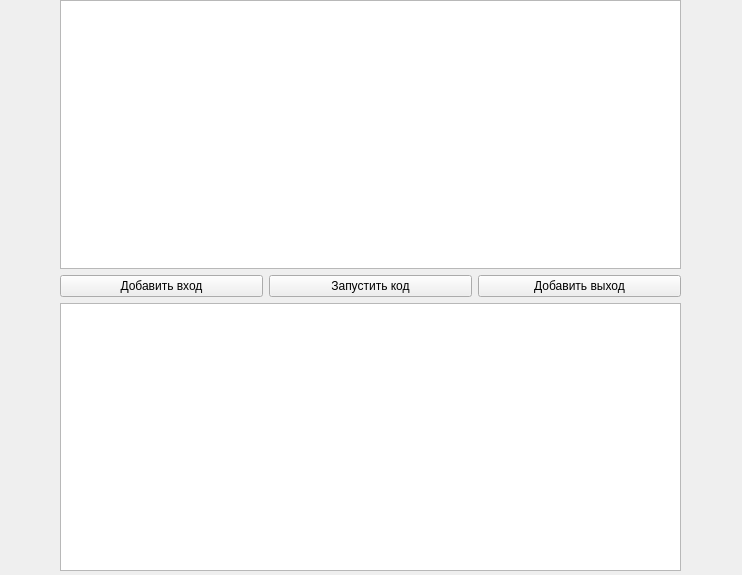
<?xml version="1.0" encoding="UTF-8"?>
<ui version="4.0">
 <class>ItemSettings</class>
 <widget class="QWidget" name="ItemSettings">
  <property name="geometry">
   <rect>
    <x>0</x>
    <y>0</y>
    <width>742</width>
    <height>575</height>
   </rect>
  </property>
  <property name="windowTitle">
   <string>Form</string>
  </property>
  <widget class="QWidget" name="verticalLayoutWidget">
   <property name="geometry">
    <rect>
     <x>0</x>
     <y>0</y>
     <width>61</width>
     <height>571</height>
    </rect>
   </property>
   <layout class="QVBoxLayout" name="vLayoutIn"/>
  </widget>
  <widget class="QWidget" name="verticalLayoutWidget_2">
   <property name="geometry">
    <rect>
     <x>680</x>
     <y>0</y>
     <width>61</width>
     <height>571</height>
    </rect>
   </property>
   <layout class="QVBoxLayout" name="vLayoutOut"/>
  </widget>
  <widget class="QWidget" name="gridLayoutWidget">
   <property name="geometry">
    <rect>
     <x>60</x>
     <y>0</y>
     <width>621</width>
     <height>571</height>
    </rect>
   </property>
   <layout class="QGridLayout" name="gLayout">
    <item row="1" column="2">
     <widget class="QPushButton" name="pbAddOut">
      <property name="text">
       <string>Добавить выход</string>
      </property>
     </widget>
    </item>
    <item row="0" column="0" colspan="3">
     <widget class="QTextEdit" name="teCode"/>
    </item>
    <item row="1" column="1">
     <widget class="QPushButton" name="pbRunTest">
      <property name="text">
       <string>Запустить код</string>
      </property>
     </widget>
    </item>
    <item row="1" column="0">
     <widget class="QPushButton" name="pbAddIn">
      <property name="text">
       <string>Добавить вход</string>
      </property>
     </widget>
    </item>
    <item row="2" column="0" colspan="3">
     <widget class="QTextBrowser" name="textBrowserResult"/>
    </item>
   </layout>
  </widget>
 </widget>
 <resources/>
 <connections/>
</ui>
